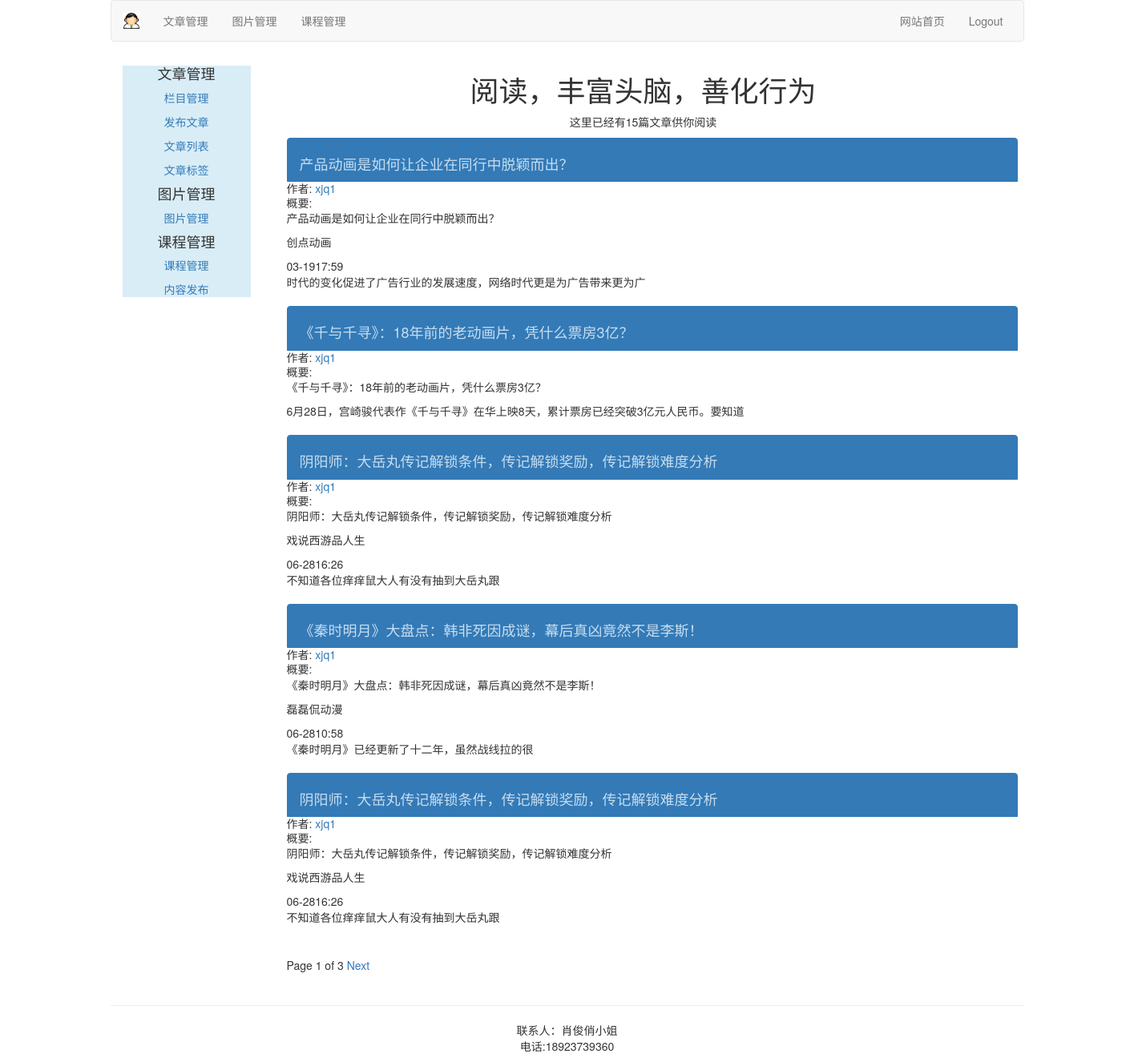
Page /article/list-article-titles/ on the earlier database version.
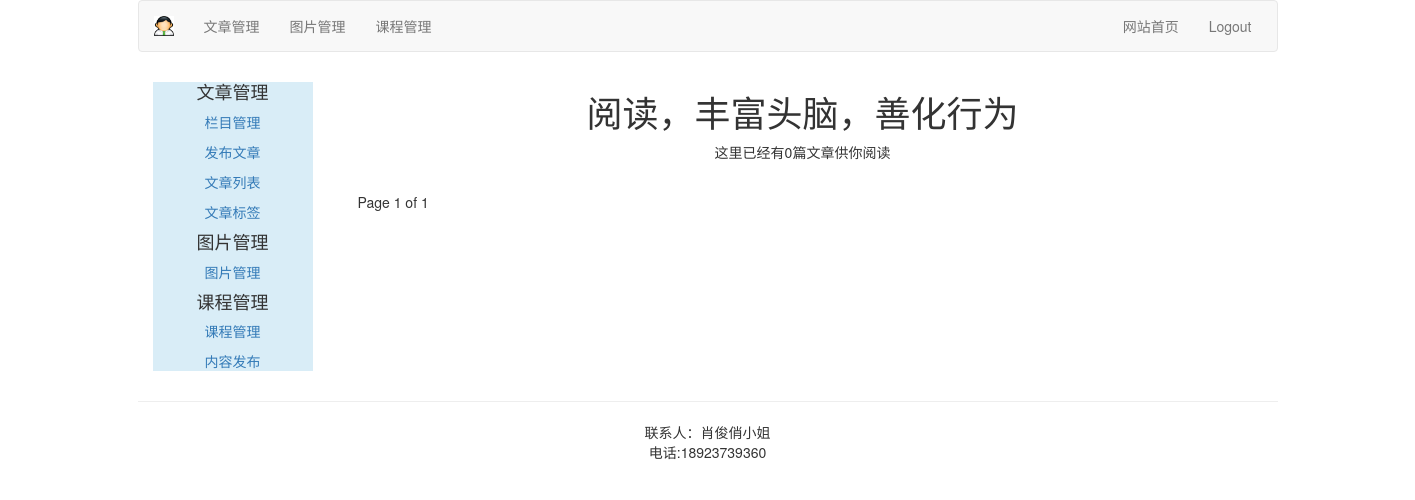
Same page on the later database version.
### article/models.py (models this page shows, shortened)
class ArticlePost(models.Model):
    author = models.ForeignKey(User,on_delete=models.CASCADE,related_name="article")
    title = models.CharField(max_length=200)
    slug = models.SlugField(max_length=500)
    column = models.ForeignKey(ArticleColumn,on_delete=models.CASCADE,related_name="article_column")
    body = models.TextField()
    created = models.DateTimeField(default=timezone.now)
    updated = models.DateTimeField(auto_now = True)
    users_like = models.ManyToManyField(User,related_name="articles_like",blank=True)
    article_tag = models.ManyToManyField(ArticleTag,related_name='article_tag',blank=True)
    class Meta:
        ordering = ("-updated",)
        index_together = (('id','slug'),)
    def get_url_path(self):
        return reverse("article:article_content",args=[self.id,self.slug])

### article/list_views.py (the view)
# urls.py: path('list-article-titles/',list_views.article_titles,name="article_titles"),
def article_titles(request,username=None):
    if username:
        user = User.objects.get(username=username)
        articles_title = ArticlePost.objects.filter(author=user)
        try:
            userinfo = user.userinfo
        except:
            userinfo = None
    else:
        articles_title = ArticlePost.objects.all()
    paginator = Paginator(articles_title,5)
    page = request.GET.get('page')
    try:
        current_page = paginator.page(page)
        articles = current_page.object_list
    except PageNotAnInteger:
        current_page = paginator.page(1)
        articles = current_page.object_list
    except EmptyPage:
        current_page = paginator.page(paginator.num_pages)
        articles = current_page.object_list
    if username:
        return render(request,"article/list/author_articles.html",
                      { "articles":articles,"page":current_page,
                        "userinfo":userinfo,"user":user})
    return render(request,"article/list/article_titles.html",{"articles":articles,"page":current_page})

### article/templatetags/article_tags.py (called while the page is built)
@register.simple_tag
def total_articles():
    return ArticlePost.objects.count()

### templates/article/list/article_titles.html (shortened to what this page needs)
{% extends "article/base.html" %}
{% load article_tags %}
{% load staticfiles %}
{% block content %}
<div class="row text-center vertical-middle-sm">
    <h1>阅读，丰富头脑，善化行为</h1>
    <p>这里已经有{% total_articles %}篇文章供你阅读</p>
</div>
<div class="container"  >
    {% for article in articles %}
        <div class="list-group" style="width:80%; ">
                <a href="{{ article.get_url_path }}" class="list-group-item active">
                    <h4 class="list-group-item-text">{{ article.title }}</h4></a>
                <p class="list-group-item-text">作者:<a href="{% url 'article:author_articles' article.author.username %}"> {{article.author.username  }}</a></p>
                <p class="list-group-item-text">概要:{{ article.body|slice:'70' |linebreaks}}</p>
        </div>
    {% endfor %}
    {% include "pageinator.html" %}
</div>
{%  endblock %}

### templates/article/base.html (shortened to what this page needs)
{% load staticfiles %}
<!DOCTYPE html>
<html lang="zh-cn">
<head>
    <link rel = "stylesheet" href="{% static 'css/bootstrap.css'  %}">
</head>
<body>
   {%  include "article/header.html" %}
<div class="container">
    <div class="col-md-2">
        {%  include "article/leftslider.html" %}
    </div>
    <div class="col-md-10" >
        {% block content %}
		{% endblock %}
    </div>
</div>
   {% include "footer.html" %}
</body>
</html>

### templates/article/header.html (shortened to what this page needs)
{% load staticfiles %}
<div class = "container">
    <nav class="navbar navbar-default" role="navigation">
        <div class="navbar-header" >
            <a class="navbar-brand" href="/" >
                    <img src="{% static 'images/admin.jpg' %}" width="20px" >
            </a>
        </div>
        <div>
            <ul class = "nav navbar-nav" role="tablist" >
                <li><a href="{% url 'article:article_column' %}">文章管理</a></li>
                <li><a href="{% url 'image:list_images' %}">图片管理</a></li>
                <li><a href="{% url 'course:manage_course' %}">课程管理</a></li>
            </ul>
            <ul class="nav navbar-nav navbar-right" style="margin-right: 10px">
                <li><a href="{% url 'blog:blog_title' %}">网站首页</a> </li>
                <li><a href="{% url 'account:user_logout' %}">Logout</a> </li>
            </ul>
        </div>
    </nav>
</div>

### templates/article/leftslider.html
<div class="bg-info">
    <div class="text-center" style="margin-top:5px">
        <p><h4>文章管理</h4></p>
        <p><a href="{%  url 'article:article_column' %}">栏目管理</a> </p>
        <p><a href="{%  url 'article:article_post' %}">发布文章</a> </p>
        <p><a href="{%  url 'article:article_list' %}">文章列表</a> </p>
        <p><a href="{%  url 'article:article_tag' %}">文章标签</a> </p>
    </div>
   <div class="text-center" style="margin-top:5px">
    <p><h4>图片管理</h4></p>
    <p><a href="{%  url 'image:list_images' %}">图片管理</a> </p>
   </div>
   <div class="text-center" style="margin-top:5px">
    <p><h4>课程管理</h4></p>
    <p><a href="{%  url 'course:manage_course' %}">课程管理</a> </p>
    <p><a href="{%  url 'course:create_lesson' %}">内容发布</a> </p>
   </div>
</div>

### templates/pageinator.html (shortened to what this page needs)
<div class="pagination">
    <span class="step-links">
        <span class="current">
            Page {{ page.number }} of {{ page.paginator.num_pages }}
        </span>
        {% if page.has_next %}
            <a href="?page={{ page.next_page_number }}">Next</a>
        {% endif %}
    </span>
</div>

### templates/footer.html
<div class = "container">
    <hr>
    <p class="text-center">联系人：肖俊俏小姐<br>电话:18923739360</p>
</div>

Differences in the rows shown:
removed ArticlePost: title "产品动画是如何让企业在同行中脱颖而出？", author.username "xjq1", body "产品动画是如何让企业在同行中脱颖而出？ 创点动画 03-1917:59 时代的变化促进了广告行业的发展速度，网络时代更是为广告带来更为广"
removed ArticlePost: title "《千与千寻》：18年前的老动画片，凭什么票房3亿？", author.username "xjq1", body "《千与千寻》：18年前的老动画片，凭什么票房3亿？ 6月28日，宫崎骏代表作《千与千寻》在华上映8天，累计票房已经突破3亿元人民币。要知道"
removed ArticlePost: title "阴阳师：大岳丸传记解锁条件，传记解锁奖励，传记解锁难度分析", author.username "xjq1", body "阴阳师：大岳丸传记解锁条件，传记解锁奖励，传记解锁难度分析 戏说西游品人生 06-2816:26 不知道各位痒痒鼠大人有没有抽到大岳丸跟"
removed ArticlePost: title "《秦时明月》大盘点：韩非死因成谜，幕后真凶竟然不是李斯！", author.username "xjq1", body "《秦时明月》大盘点：韩非死因成谜，幕后真凶竟然不是李斯！ 磊磊侃动漫 06-2810:58 《秦时明月》已经更新了十二年，虽然战线拉的很"
removed ArticlePost: title "阴阳师：大岳丸传记解锁条件，传记解锁奖励，传记解锁难度分析", author.username "xjq1", body "阴阳师：大岳丸传记解锁条件，传记解锁奖励，传记解锁难度分析 戏说西游品人生 06-2816:26 不知道各位痒痒鼠大人有没有抽到大岳丸跟"
Other differences:
{{ page.paginator.num_pages }}: "3" → "1"
text no longer shown: "15 Next"
text now shown: "0"
